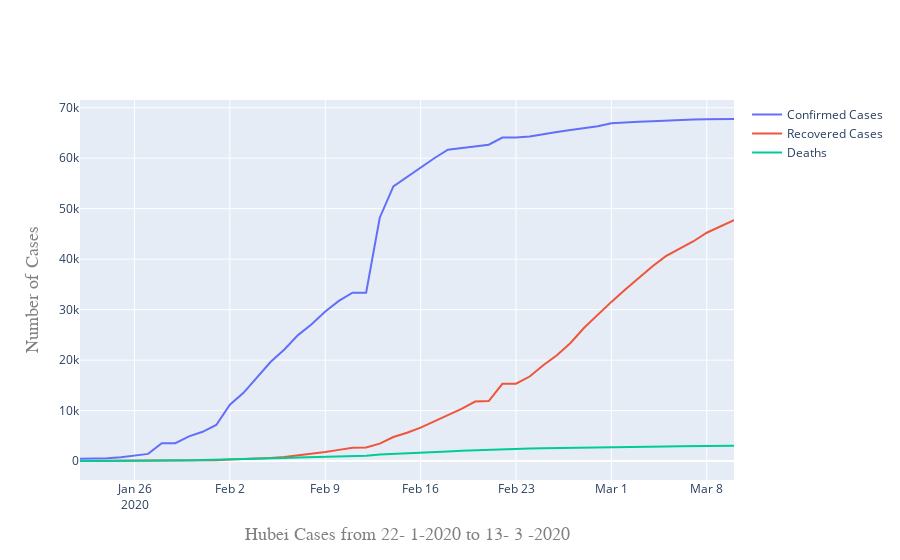

Notebook code for this chart:
### Code cell
layout = go.Layout(
    xaxis=dict(
        title='Hubei Cases from 22- 1-2020 to 13- 3 -2020',
        titlefont=dict(
            family='Arial, sans-serif',
            size=18,
            color='grey'
        ),
    ),
    yaxis=dict(
        title='Number of Cases',
        titlefont=dict(
            family='Arial, sans-serif',
            size=18,
            color='grey'
        ),
    )
)

fig = go.Figure(layout=layout)
fig.add_trace(go.Scatter(x=China_C['Date'], y= China[China['Province/State'] == 'Hubei']['Confirmed'],
                    mode='lines',
                    name='Confirmed Cases'))

fig.add_trace(go.Scatter(x=China_C['Date'], y= China[China['Province/State'] == 'Hubei']['Recovered'],
                    mode='lines',
                    name='Recovered Cases'))
fig.add_trace(go.Scatter(x=China_C['Date'], y= China[China['Province/State'] == 'Hubei']['Deaths'],
                    mode='lines',
                    name='Deaths'))

fig.show()

### Figure 1 — Plotly figure (JSON) as saved in the notebook; plotly's stock layout.template omitted (floating-point values rounded to 4 significant figures)
{"data": [{"mode": "lines", "name": "Confirmed Cases", "type": "scatter", "x": ["2020-01-22", "2020-01-23", "2020-01-24", "2020-01-25", "2020-01-26", "2020-01-27", "2020-01-28", "2020-01-29", "2020-01-30", "2020-01-31", "2020-02-01", "2020-02-02", "2020-02-03", "2020-02-04", "2020-02-05", "2020-02-06", "2020-02-07", "2020-02-08", "2020-02-09", "2020-02-10", "2020-02-11", "2020-02-12", "2020-02-13", "2020-02-14", "2020-02-15", "2020-02-16", "2020-02-17", "2020-02-18", "2020-02-19", "2020-02-20", "2020-02-21", "2020-02-22", "2020-02-23", "2020-02-24", "2020-02-25", "2020-02-26", "2020-02-27", "2020-02-28", "2020-02-29", "2020-03-01", "2020-03-02", "2020-03-03", "2020-03-04", "2020-03-05", "2020-03-06", "2020-03-07", "2020-03-08", "2020-03-09", "2020-03-10", "2020-03-11", "2020-03-12"], "y": [444, 444, 549, 761, 1058, 1423, 3554, 3554, 4903, 5806, 7153, 11177, 13522, 16678, 19665, 22112, 24953, 27100, 29631, 31728, 33366, 33366, 48206, 54406, 56249, 58182, 59989, 61682, 62031, 62442, 62662, 64084, 64084, 64287, 64786, 65187, 65596, 65914, 66337, 66907, 67103, 67217, 67332, 67466, 67592, 67666, 67707, 67743, 67760]}, {"mode": "lines", "name": "Recovered Cases", "type": "scatter", "x": ["2020-01-22", "2020-01-23", "2020-01-24", "2020-01-25", "2020-01-26", "2020-01-27", "2020-01-28", "2020-01-29", "2020-01-30", "2020-01-31", "2020-02-01", "2020-02-02", "2020-02-03", "2020-02-04", "2020-02-05", "2020-02-06", "2020-02-07", "2020-02-08", "2020-02-09", "2020-02-10", "2020-02-11", "2020-02-12", "2020-02-13", "2020-02-14", "2020-02-15", "2020-02-16", "2020-02-17", "2020-02-18", "2020-02-19", "2020-02-20", "2020-02-21", "2020-02-22", "2020-02-23", "2020-02-24", "2020-02-25", "2020-02-26", "2020-02-27", "2020-02-28", "2020-02-29", "2020-03-01", "2020-03-02", "2020-03-03", "2020-03-04", "2020-03-05", "2020-03-06", "2020-03-07", "2020-03-08", "2020-03-09", "2020-03-10", "2020-03-11", "2020-03-12"], "y": [28, 28, 31, 32, 42, 45, 80, 88, 90, 141, 168, 295, 386, 522, 633, 817, 1115, 1439, 1795, 2222, 2639, 2686, 3459, 4774, 5623, 6639, 7862, 9128, 10337, 11788, 11881, 15299, 15343, 16748, 18971, 20969, 23383, 26403, 28993, 31536, 33934, 36208, 38557, 40592, 42033, 43500, 45235, 46488, 47743]}, {"mode": "lines", "name": "Deaths", "type": "scatter", "x": ["2020-01-22", "2020-01-23", "2020-01-24", "2020-01-25", "2020-01-26", "2020-01-27", "2020-01-28", "2020-01-29", "2020-01-30", "2020-01-31", "2020-02-01", "2020-02-02", "2020-02-03", "2020-02-04", "2020-02-05", "2020-02-06", "2020-02-07", "2020-02-08", "2020-02-09", "2020-02-10", "2020-02-11", "2020-02-12", "2020-02-13", "2020-02-14", "2020-02-15", "2020-02-16", "2020-02-17", "2020-02-18", "2020-02-19", "2020-02-20", "2020-02-21", "2020-02-22", "2020-02-23", "2020-02-24", "2020-02-25", "2020-02-26", "2020-02-27", "2020-02-28", "2020-02-29", "2020-03-01", "2020-03-02", "2020-03-03", "2020-03-04", "2020-03-05", "2020-03-06", "2020-03-07", "2020-03-08", "2020-03-09", "2020-03-10", "2020-03-11", "2020-03-12"], "y": [17, 17, 24, 40, 52, 76, 125, 125, 162, 204, 249, 350, 414, 479, 549, 618, 699, 780, 871, 974, 1068, 1068, 1310, 1457, 1596, 1696, 1789, 1921, 2029, 2144, 2144, 2346, 2346, 2495, 2563, 2615, 2641, 2682, 2727, 2761, 2803, 2835, 2871, 2902, 2931, 2959, 2986, 3008, 3024]}], "layout": {"xaxis": {"title": {"font": {"color": "grey", "family": "Arial, sans-serif", "size": 18}, "text": "Hubei Cases from 22- 1-2020 to 13- 3 -2020"}}, "yaxis": {"title": {"font": {"color": "grey", "family": "Arial, sans-serif", "size": 18}, "text": "Number of Cases"}}}}
